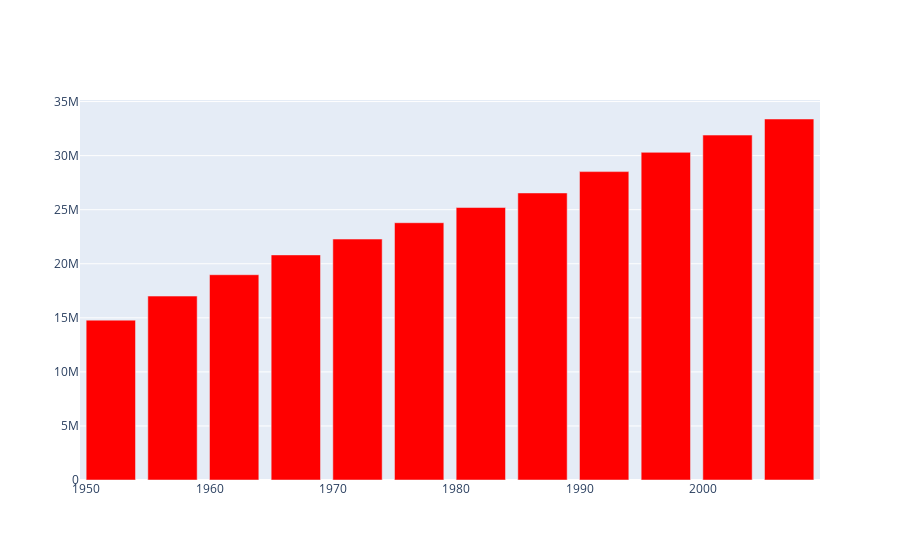

The cell this chart's notebook holds for it:
### Code cell
# add life expectancies in hovertext
life_exp = ['Life exp: %s' % exp for exp in np.array(data_canada['lifeExp'])]
fig = go.Figure()
fig.add_trace(go.Bar(x=x, y=y, marker_color='red', hovertext=life_exp))
fig.show()

### Figure 1 — Plotly figure (JSON) as saved in the notebook; plotly's stock layout.template omitted (floating-point values rounded to 4 significant figures)
{"data": [{"hovertext": ["Life exp: 68.75", "Life exp: 69.96", "Life exp: 71.3", "Life exp: 72.13", "Life exp: 72.88", "Life exp: 74.21", "Life exp: 75.76", "Life exp: 76.86", "Life exp: 77.95", "Life exp: 78.61", "Life exp: 79.77", "Life exp: 80.653"], "marker": {"color": "red"}, "type": "bar", "x": [1952, 1957, 1962, 1967, 1972, 1977, 1982, 1987, 1992, 1997, 2002, 2007], "y": [14785584, 17010154, 18985849, 20819767, 22284500, 23796400, 25201900, 26549700, 28523502, 30305843, 31902268, 33390141]}], "layout": {}}
